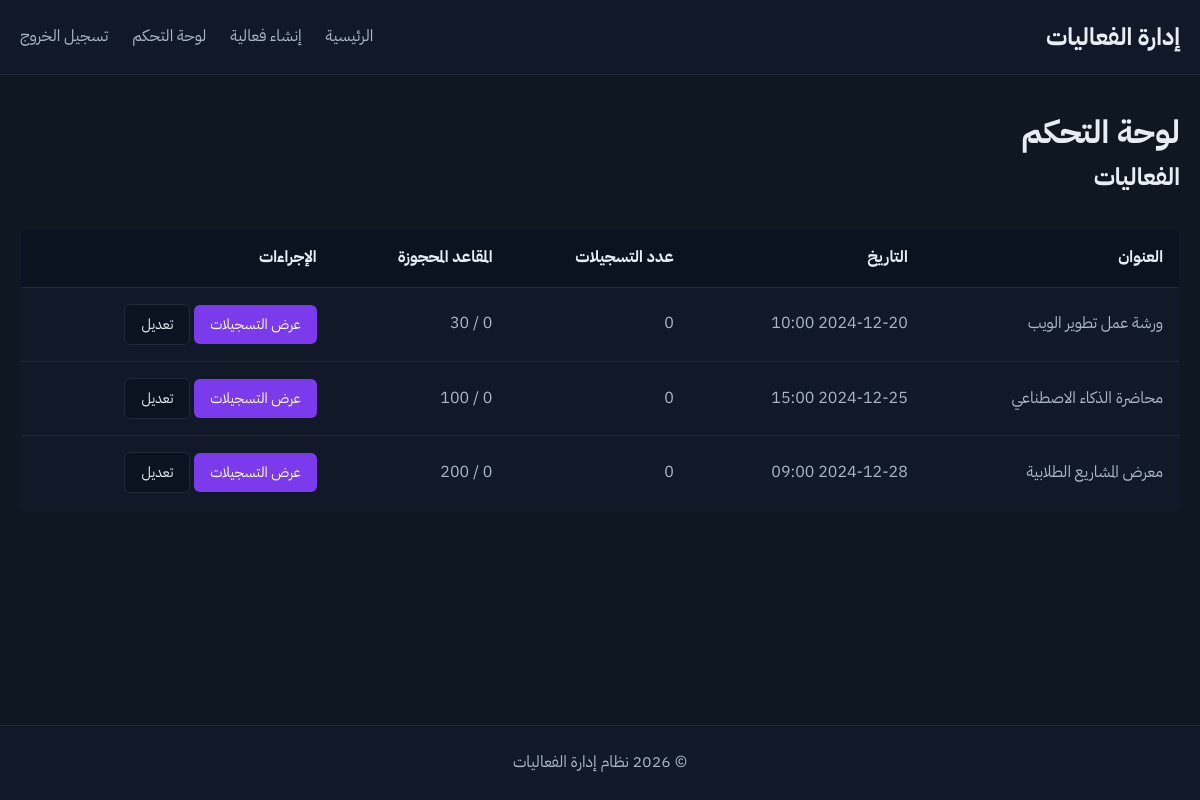
Screenshot of /pages/admin.php (signed in) with the database file from the repository.
### tables this page shows
CREATE TABLE events (
  id INT AUTO_INCREMENT PRIMARY KEY,
  title VARCHAR(255) NOT NULL,
  description TEXT,
  location VARCHAR(255),
  start_datetime DATETIME NOT NULL,
  end_datetime DATETIME,
  capacity INT DEFAULT 0,
  image_filename VARCHAR(255),
  created_by INT,
  created_at TIMESTAMP DEFAULT CURRENT_TIMESTAMP,
  FOREIGN KEY (created_by) REFERENCES users(id) ON DELETE SET NULL
);

### includes/helpers.php (called while the page is built, shortened)
<?php
function escape($string) {
    return htmlspecialchars($string, ENT_QUOTES, 'UTF-8');
}
function formatDateTime($datetime) {
    $date = new DateTime($datetime);
    return $date->format('Y-m-d H:i');
}
function getBaseUrl() {
    if (defined('BASE_URL')) {
        $base = BASE_URL;
        return $base;
    }
    $scriptPath = $_SERVER['SCRIPT_NAME'];
    $scriptDir = dirname($scriptPath);
    return rtrim($scriptDir, '/\\');
}
function url($path) {
    $base = getBaseUrl();
    $path = ltrim($path, '/');
    if (strpos($path, '?') !== false) {
        $parts = explode('?', $path, 2);
        $file = $parts[0];
        $query = $parts[1];
        if (empty($base)) {
            return '/' . $file . '?' . $query;
        }
        return $base . '/' . $file . '?' . $query;
    }
    if (empty($base)) {
        return '/' . $path;
    }
    return $base . '/' . $path;
}

### pages/admin.php (the view, shortened to what this page needs)
<?php
require_once __DIR__ . '/../includes/helpers.php';
require_once __DIR__ . '/../includes/auth.php';
$stmt = $pdo->query("SELECT e.*,
    COUNT(r.id) as registration_count,
    COALESCE(SUM(r.seats), 0) as total_seats
    FROM events e
    LEFT JOIN registrations r ON e.id = r.event_id
    GROUP BY e.id
    ORDER BY e.created_at DESC");
$events = $stmt->fetchAll();
require_once __DIR__ . '/../includes/header.php';
?>
<div class="container">
    <h1>لوحة التحكم</h1>
    <h2>الفعاليات</h2>
    <div class="table-container">
        <table>
            <thead>
                <tr>
                    <th>العنوان</th>
                    <th>التاريخ</th>
                    <th>عدد التسجيلات</th>
                    <th>المقاعد المحجوزة</th>
                    <th>الإجراءات</th>
                </tr>
            </thead>
            <tbody>
                <?php if (empty($events)): ?>
                    <tr>
                        <td colspan="5" style="text-align: center;">لا توجد فعاليات</td>
                    </tr>
                <?php else: ?>
                    <?php foreach ($events as $event): ?>
                        <tr>
                            <td><?php echo escape($event['title']); ?></td>
                            <td><?php echo formatDateTime($event['start_datetime']); ?></td>
                            <td><?php echo $event['registration_count']; ?></td>
                            <td><?php echo $event['total_seats']; ?> / <?php echo $event['capacity'] > 0 ? $event['capacity'] : '∞'; ?></td>
                            <td>
                                <a href="<?php echo url('pages/admin.php?event_id=' . $event['id']); ?>" class="btn btn-primary" style="padding: 0.5rem 1rem; font-size: 0.9rem;">عرض التسجيلات</a>
                                <a href="<?php echo url('pages/event_edit.php?id=' . $event['id']); ?>" class="btn btn-secondary" style="padding: 0.5rem 1rem; font-size: 0.9rem;">تعديل</a>
                            </td>
                        </tr>
                    <?php endforeach; ?>
                <?php endif; ?>
            </tbody>
        </table>
    </div>
</div>
<?php require_once __DIR__ . '/../includes/footer.php'; ?>

### assets/css/styles.css (style rules this page uses)
:root { --bg-primary: #0f1720; --bg-card: #111827; --bg-card-alt: #0b1220; --text-primary: #E6EEF3; --text-secondary: #AAB7C2; --accent-primary: #7C3AED; --accent-success: #10B981; --accent-warning: #F59E0B; --accent-danger: #EF4444; --border-color: #1f2937; --transition: background-color 150ms ease; }
* { margin: 0; padding: 0; box-sizing: border-box; }
body { font-family: 'IBM Plex Sans Arabic', system-ui, sans-serif; background-color: var(--bg-primary); color: var(--text-primary); line-height: 1.6; min-height: 100vh; display: flex; flex-direction: column; }
.container { max-width: 1200px; margin: 0 auto; padding: 0 20px; width: 100%; }
.btn { display: inline-block; padding: 0.75rem 1.5rem; border: none; border-radius: 6px; text-decoration: none; font-family: inherit; font-size: 1rem; cursor: pointer; transition: var(--transition); text-align: center; }
.btn-primary { background-color: var(--accent-primary); color: white; }
.btn-secondary { background-color: var(--bg-card-alt); color: var(--text-primary); border: 1px solid var(--border-color); }
.table-container { overflow-x: auto; margin-top: 2rem; }
table { width: 100%; border-collapse: collapse; background-color: var(--bg-card); border: 1px solid var(--border-color); border-radius: 8px; overflow: hidden; }
table th, table td { padding: 1rem; text-align: right; border-bottom: 1px solid var(--border-color); }
table th { background-color: var(--bg-card-alt); color: var(--text-primary); font-weight: 600; }
table td { color: var(--text-secondary); }
table tr:last-child td { border-bottom: none; }

### rows the page displays
events: title "ورشة عمل تطوير الويب", start_datetime "2024-12-20 10:00", registration_count "0", capacity "30"
events: title "محاضرة الذكاء الاصطناعي", start_datetime "2024-12-25 15:00", registration_count "0", capacity "100"
events: title "معرض المشاريع الطلابية", start_datetime "2024-12-28 09:00", registration_count "0", capacity "200"
